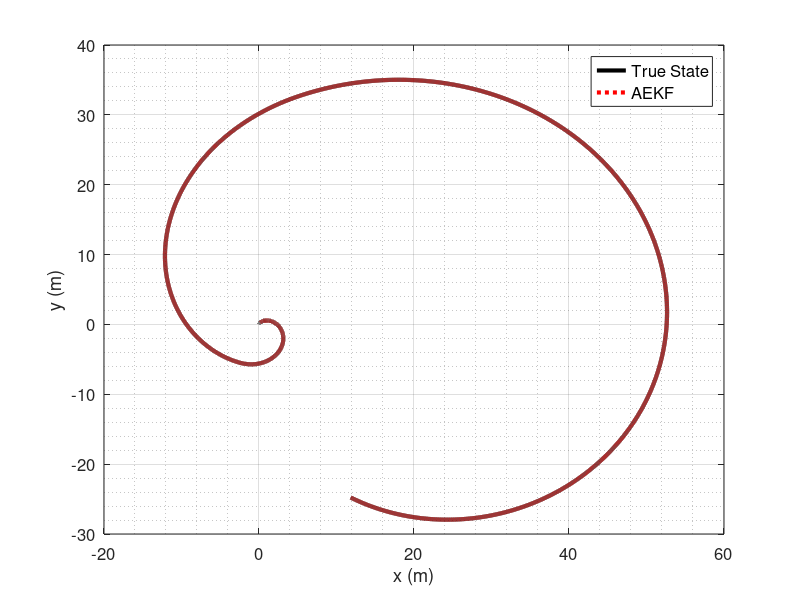
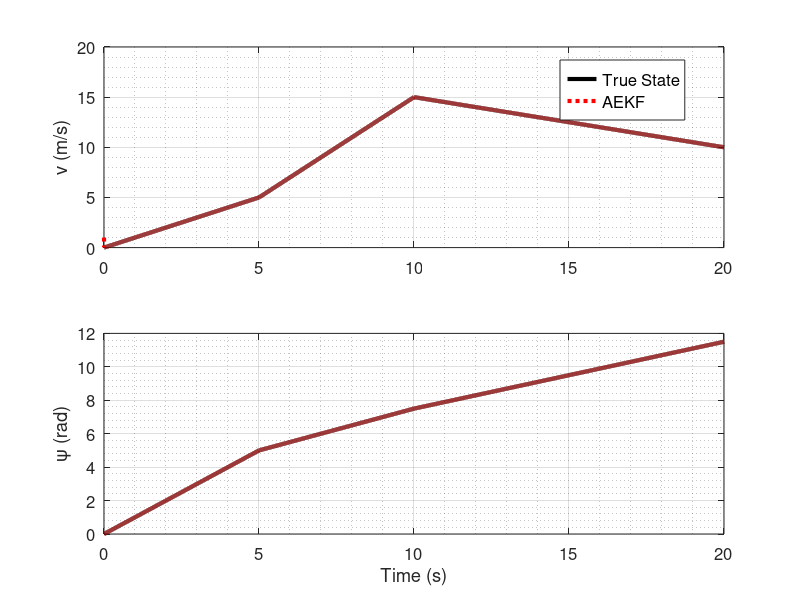

The MATLAB source for these figures, in order:
%% Research code by Agus Hasan

clear;
clc;

%% Time horizon
tf  = 20;
dt  = 0.001;
t   = dt:dt:tf;

%% System description
A = eye(4);
B = dt*[0 0 1 0;0 0 0 1]';
C = eye(4);

%% Noise
QF = 0.01*eye(rank(A));
RF = 0.04*eye(rank(C));

%% Initialization
x        = [0;0;0;0];
xhat     = [0;0;1;0];

%% Control
u           = [1 1]';

%% Estimation paramaters
Pplus       = eye(rank(A));

%% Tuning parameters
a           = 0.999;

%% For plotting
uArray     = [];
xArray     = [];
xhatArray  = [];

%% Simulation
for i=1:(tf/dt)
    
    if i>5000
        u = [2 0.5]';
    end
    
    if i>10000
        u = [-0.5 0.4]';        
    end

    if i>15000
    end    
    
   uArray         = [uArray u];
   xArray         = [xArray x];
   xhatArray      = [xhatArray xhat];
      
   x = A*x+dt*[x(3)*sin(x(4)) x(3)*cos(x(4)) 0 0]'+B*u+QF*dt*randn(4,1);
   y = C*x+RF*dt*randn(4,1);
    
    % Adaptive Extended Kalman filter
    FX    = A+dt*[0 0 sin(xhat(4)) xhat(3)*cos(xhat(4));0 0 cos(xhat(4)) -xhat(3)*sin(xhat(4));0 0 0 0;0 0 0 0];

    Pmin  = FX*Pplus*FX'+QF;
    Sigma = C*Pmin*C'+RF;
    KF    = Pmin*C'*inv(Sigma);
    Pplus = (eye(rank(A))-KF*C)*Pmin;
    
    ytilde = y-C*xhat;
    QF    = a*QF + (1-a)*(KF*(ytilde*ytilde')*KF');    
    RF    = a*RF + (1-a)*(ytilde*ytilde'+C*Pmin*C');

    xhat      = A*xhat+dt*[xhat(3)*sin(xhat(4)) xhat(3)*cos(xhat(4)) 0 0]'+B*u+KF*(y-C*xhat);
end

figure(1);
plot(xArray(1,:),xArray(2,:), 'k', 'LineWidth', 3)
hold on;
plot(xhatArray(1,:),xhatArray(2,:), 'r:', 'LineWidth', 3)
grid on;
grid minor
ylabel('y (m)','FontSize',12)
xlabel('x (m)','FontSize',12)
set(gca,'FontSize',12)
legend('True State','AEKF','FontSize',12);

figure(2);
subplot(2,1,1)
plot(t,xArray(3,:), 'k', 'LineWidth', 3)
hold on
plot(t,xhatArray(3,:), 'r:', 'LineWidth', 3)
grid on;
grid minor
ylabel('v (m/s)','FontSize',12)
set(gca,'FontSize',12)
subplot(2,1,2)
plot(t,xArray(4,:), 'k', 'LineWidth', 3)
hold on
plot(t,xhatArray(4,:), 'r:', 'LineWidth', 3)
grid on;
grid minor
ylabel('\psi (rad)','FontSize',12)
xlabel('Time (s)','FontSize',12)
set(gca,'FontSize',12)
h1 = legend('True State','AEKF','FontSize',12);
set(h1, 'Position', [0.7, 0.8, .1, .1])
